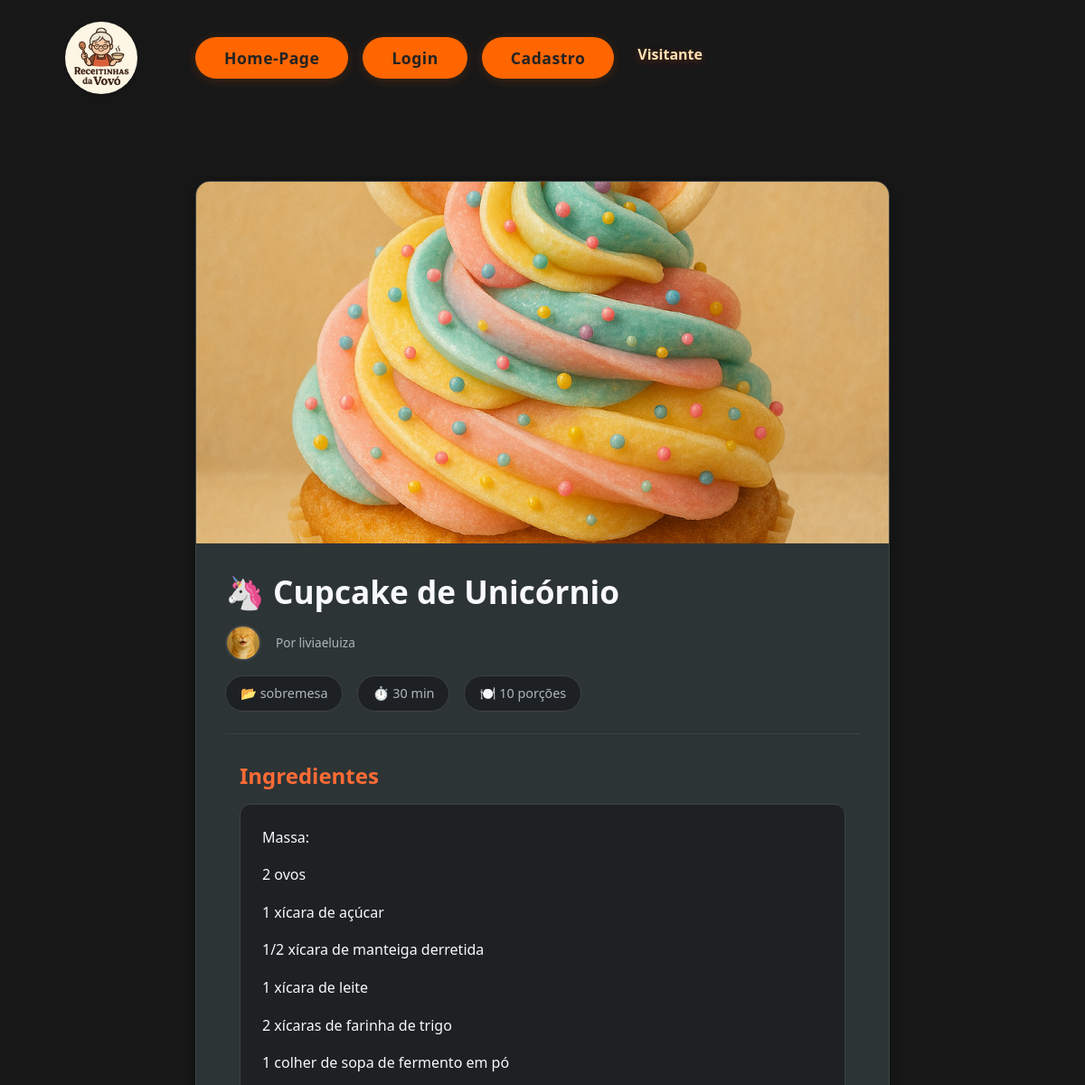
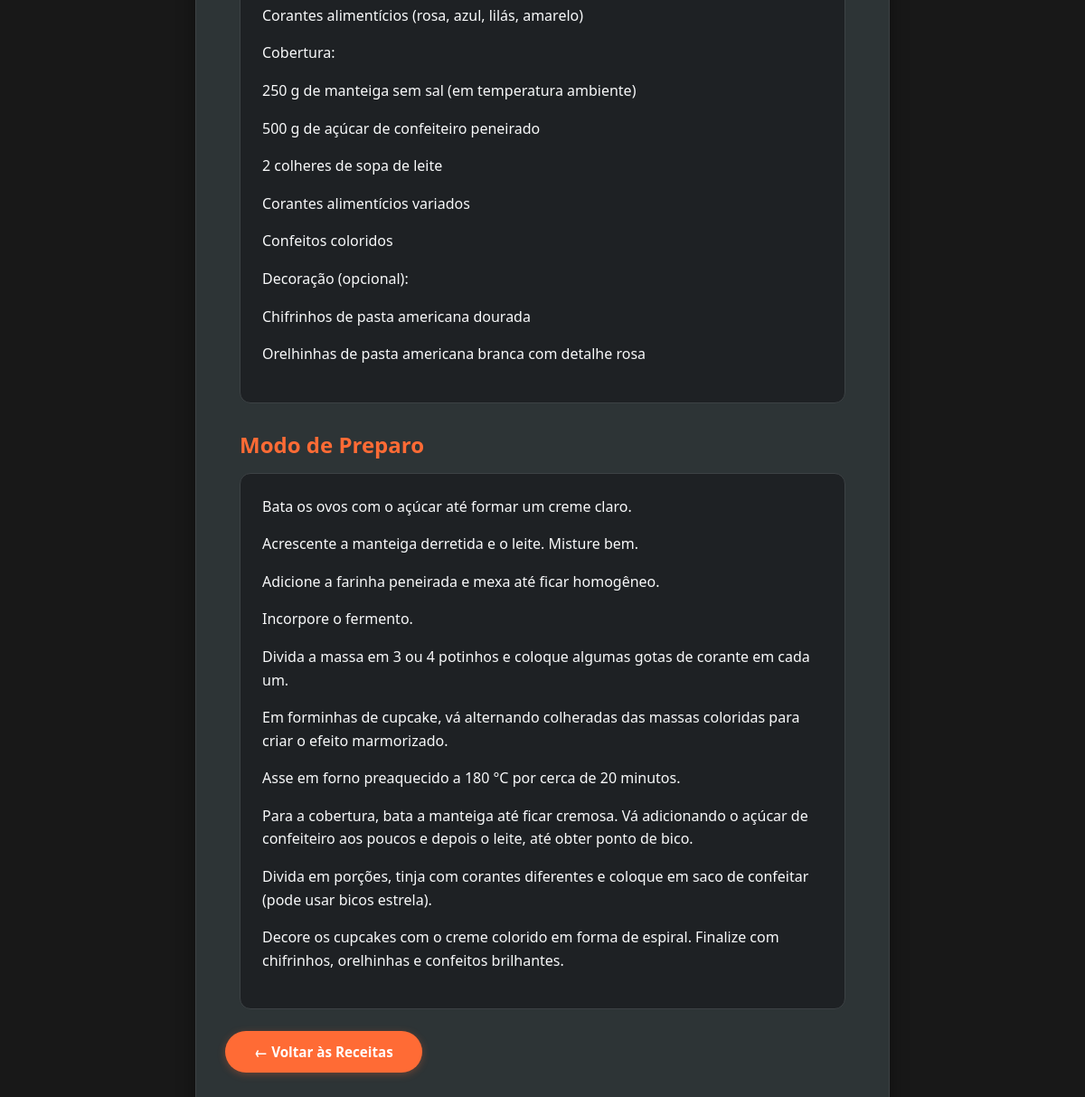
/receita/7/, run on the app's committed database (2 pictures, top to bottom).
### receitas/models.py (models this page shows, shortened)
class Receita(models.Model):
    id = models.AutoField(primary_key=True) # Identificador da receita (primary key)
    titulo = models.CharField(max_length=200, help_text='Digite o titulo da receita') # Título da receita
    ingredientes = models.TextField(help_text='Liste os ingredientes') # Ingredientes da receita
    modo_de_preparo = models.TextField(help_text='Descreva o modo de preparo') # Modo de preparo da receita
    tempo_de_preparo = models.IntegerField(help_text='Tempo de preparo em minutos') # Tempo de preparo da receita
    porcoes = models.IntegerField(help_text='Numero de porcoes/ Quantas pessoas serve') # Porções da receita
    categoria = models.CharField(max_length=100, help_text='Categoria da receita (ex: sobremesa, prato principal, etc.)') # Categoria da receita
    foto_da_receita = models.ImageField(upload_to='receitas/img', null=True, blank=True) # Foto da receita
    visibilidade = models.CharField(max_length=10, choices=[('pub', 'Pub'), ('priv', 'Priv')], default='Pub', help_text='Defina se a receita é pública ou privada (Pub ou Priv)')
    autor = models.ForeignKey(settings.AUTH_USER_MODEL, on_delete=models.CASCADE) # Autor da receita (chave estrangeira para o modelo Usuario)
    class Meta:
        app_label = 'receitas'

### usuarios/models.py (models this page shows, shortened)
class Usuario(AbstractUser):
    id = models.AutoField(primary_key=True) # Identificador único do usuário
    email = models.EmailField(help_text='Digite seu email', unique=True) # Email do usuário
    foto_de_perfil = models.ImageField(upload_to='usuarios/img', null=True, blank=True) # Foto de perfil do usuário
    class Meta:
        app_label = 'usuarios'

### receitas/views.py (the view)
# urls.py: path('receita/<int:id>/', views.VerReceita.as_view(), name = 'ver_receita'), #rota para ver uma receita especifica
class VerReceita(View):
    def get(self, request,id, *args, **kwargs):
        receita = get_object_or_404(Receita, pk=self.kwargs['id'])
        if receita.visibilidade == 'priv' or receita.visibilidade == 'Priv':
            if receita.autor != request.user.id:
                return redirect('receitas:homepage')
        else:
            contexto = { 'receita': receita,
                        'titulo_pagina': 'Ver receita',
                        'titulo_janela': 'Vendo receita',
                }
            return render(request,'receitas/ver_receita.html',contexto)

### receitas/templates/receitas/ver_receita.html (shortened to what this page needs)
{% extends 'site_receitas/base.html' %}
{% load static %}
{% block content %}
<link rel="stylesheet" href="{% static 'receitas/css/style.css' %}">
<main class="container py-5 mt-4">
        <section class="recipe-detail-section">
            <div class="recipe-detail-card">
                <div class="recipe-detail-image-container">
                    {% if receita.foto_da_receita %}
                        <img src="{{ receita.foto_da_receita.url }}" alt="{{ receita.titulo }}" class="recipe-detail-image">
                    {% else %}
                        <div class="recipe-detail-no-image">
                            <span>Sem imagem</span>
                        </div>
                    {% endif %}
                </div>
                <div class="recipe-detail-content">
                    <h1 class="recipe-detail-title">{{ receita.titulo }}</h1>
                    <div class="recipe-detail-meta">
                        <div class="recipe-detail-author">
                            <div class="author-avatar">
                                {% if receita.autor.foto_de_perfil %}
                                    <img src="{{ receita.autor.foto_de_perfil.url }}" alt="{{ receita.autor.username }}" class="author-profile-pic">
                                {% else %}
                                    <div class="author-profile-pic author-default-pic">
                                        {{ receita.autor.username|first|upper }}
                                    </div>
                                {% endif %}
                            </div>
                            <span class="author-name">Por {{ receita.autor.username }}</span>
                        </div>
                        <div class="recipe-detail-info">
                            <span class="recipe-info-item">📂 {{ receita.categoria }}</span>
                            <span class="recipe-info-item">⏱️ {{ receita.tempo_de_preparo }} min</span>
                            <span class="recipe-info-item">🍽️ {{ receita.porcoes }} porções</span>
                        </div>
                    </div>
                    <div class="recipe-detail-section">
                        <h2 class="recipe-section-title">Ingredientes</h2>
                        <div class="recipe-instructions">{{ receita.ingredientes|linebreaks }}</div>
                    </div>
                    <div class="recipe-detail-section">
                        <h2 class="recipe-section-title">Modo de Preparo</h2>
                        <div class="recipe-instructions">{{ receita.modo_de_preparo|linebreaks }}</div>
                    </div>
                    <div class="recipe-actions mt-4">
                        <a href="{% url 'receitas:homepage' %}" class="btn-tg-orange">
                            ← Voltar às Receitas
                        </a>
                    </div>
                </div>
            </div>
        </section>
    </main>
{% endblock %}

### usuarios/static/usuarios/css/style.css (style rules this page uses)
body { background: #181818; color: #f1f1f1; font-family: 'Segoe UI', Arial, sans-serif; }
.recipe-actions { display: flex; gap: 0.5rem; margin-top: 1rem; }

### receitas/static/receitas/css/style.css (style rules this page uses)
body { background: #181818; color: #f8f9fa; font-family: 'Segoe UI', 'Helvetica Neue', Arial, sans-serif; margin: 0; padding: 0; }
.bg-dark { background-color: #181818 !important; }
.text-light { color: #f8f9fa !important; }
.author-avatar { flex-shrink: 0; }
.author-profile-pic { width: 32px; height: 32px; border-radius: 50%; object-fit: cover; border: 2px solid #3d4245; transition: border-color 0.2s ease; }
.author-name { font-size: 0.85rem; color: #adb5bd; font-weight: 400; }
.btn-tg-orange { background: #ff6b35; color: #fff; font-weight: 600; border: none; border-radius: 25px; padding: 0.7rem 2rem; text-decoration: none; display: inline-block; transition: all 0.2s ease; font-size: 0.95rem; box-shadow: 0 2px 8px rgba(255, 107, 53, 0.3); }
.recipe-detail-section { max-width: 800px; margin: 0 auto; padding: 0 1rem; }
.recipe-detail-card { background: #2d3436; border-radius: 16px; box-shadow: 0 4px 20px rgba(0,0,0,0.4); overflow: hidden; border: 1px solid #3d4245; }
.recipe-detail-image-container { position: relative; width: 100%; height: 400px; overflow: hidden; }
.recipe-detail-image { width: 100%; height: 100%; object-fit: cover; }
.recipe-detail-content { padding: 2rem; }
.recipe-detail-title { font-size: 2.2rem; font-weight: 700; color: #f8f9fa; margin-bottom: 1rem; line-height: 1.2; }
.recipe-detail-meta { margin-bottom: 2rem; padding-bottom: 1.5rem; border-bottom: 1px solid #3d4245; }
.recipe-detail-author { margin-bottom: 1rem; display: flex; align-items: center; gap: 1rem; }
.recipe-detail-author .author-profile-pic { width: 40px; height: 40px; }
.recipe-detail-info { display: flex; flex-wrap: wrap; gap: 1rem; }
.recipe-info-item { background: #1e2124; color: #adb5bd; padding: 0.5rem 1rem; border-radius: 20px; font-size: 0.9rem; border: 1px solid #3d4245; }
.recipe-actions { display: flex; gap: 1rem; margin: 1.5rem 0; }
.recipe-detail-section + .recipe-detail-section { margin-top: 2rem; }
.recipe-section-title { font-size: 1.5rem; font-weight: 600; color: #ff6b35; margin-bottom: 1rem; }
.recipe-instructions { background: #1e2124; padding: 1.5rem; border-radius: 12px; color: #f8f9fa; line-height: 1.6; border: 1px solid #3d4245; }

### data on the page
Receita: foto_da_receita (picture), titulo "🦄 Cupcake de Unicórnio", autor.foto_de_perfil (picture), autor.username "liviaeluiza", categoria "sobremesa", tempo_de_preparo "30", porcoes "10", ingredientes "Massa: 2 ovos 1 xícara de açúcar 1/2 xícara de manteiga derretida 1 xícara de leite 2 xícaras de farinha de trigo 1 colher de sopa de fermento em pó Corantes alimentícios (rosa, azul, lilás, amarelo) Cobertura: 250 g de manteiga sem sal (em temperatura ambiente) 500 g de açúcar de confeiteiro peneirado 2 colheres de sopa de leite Corantes alimentícios variados Confeitos coloridos Decoração (opcional): Chifrinhos de pasta americana dourada Orelhinhas de pasta americana branca com detalhe rosa", modo_de_preparo "Bata os ovos com o açúcar até formar um creme claro. Acrescente a manteiga derretida e o leite. Misture bem. Adicione a farinha peneirada e mexa até ficar homogêneo. Incorpore o fermento. Divida a massa em 3 ou 4 potinhos e coloque algumas gotas de corante em cada um. Em forminhas de cupcake, vá alternando colheradas das massas coloridas para criar o efeito marmorizado. Asse em forno preaquecido a 180 °C por cerca de 20 minutos. Para a cobertura, bata a manteiga até ficar cremosa. Vá adicionando o açúcar de confeiteiro aos poucos e depois o leite, até obter ponto de bico. Divida em porções, tinja com corantes diferentes e coloque em saco de confeitar (pode usar bicos estrela). Decore os…"
